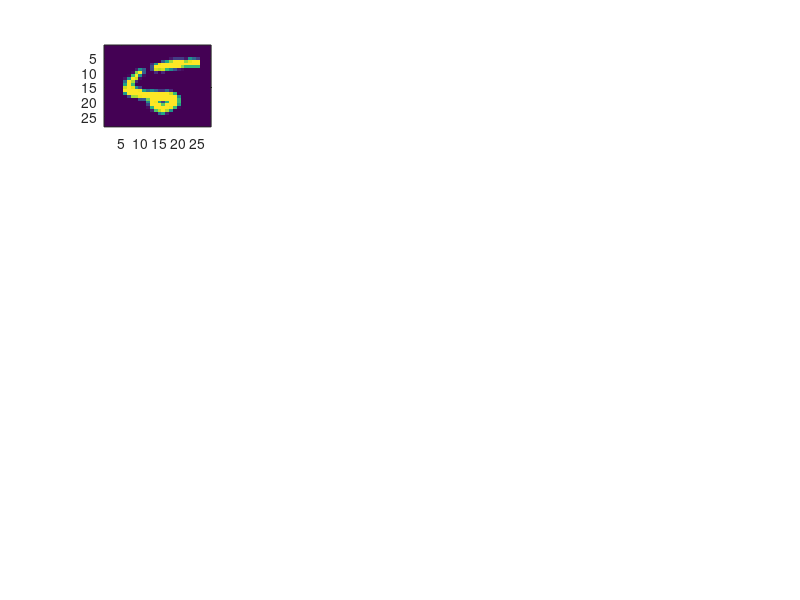

Source code (MATLAB): (Note: this script raises an error after producing the figure.)
%% load the digits

data = load('digits.mat');

%% plot some individual numbers

figure;
for ii=[1:16]
    subplot(4,4,ii);
    imagesc(reshape(data.dig5(ii,:),[28 28])');
    set(gca,'dataa',[1 1 1]);
    colormap('gray');
end

%% check it out

figure;
for ii=[0:9]
    subplot(3,4,ii+1); 
    eval(['imagesc(reshape(mean(data.dig' num2str(ii) ',1),[28 28])'');']);
    set(gca,'dataa',[1 1 1]);
    colormap('gray');
end

%% make giant matrix X with all numbers

X=[];
num=[];
for ii=[0:9]
    eval(['X = [X;data.dig' num2str(ii) '];']);
    num=[num;ones(400,1)*ii];
end

%% plot mean of the new ones

figure; imagesc(reshape(mean(X,1),[28 28])'); colormap('gray');

%% mean subtract X, compute the covariance matrix

X = double(X);
Xsave = X; % save it for later...
Xm = X - ones(size(X,1),1)*mean(X,1);
C = Xm'*Xm;
figure; imagesc(C); colorbar;

%% find the eigenvectors and eigenvalues of this covariance matrix

[v,d]=eig(C);

d =diag(d); d = d/sum(d); 

% it's all in reverse order
d=d(end:-1:1);
v = v(:,end:-1:1);

figure; plot(d,'.-'); xlabel('eigen vector index'); ylabel('fraction of variance accounted for');
set(gca,'yscale','log');

figure; plot(cumsum(d)); xlabel('eigen vectors included'); ylabel('fraction of variance accounted for');

%% plot the first few eigenvectors, just to check them out

figure
for ii=1:9
    subplot(3,3,ii);
    imagesc(reshape(v(:,ii),[28 28])'); colormap('gray'); colorbar;
    title(['eivenvector ' num2str(ii)]);
end

%% project all the points into the first two eigenvectors!

proj = Xm*v(:,1:2);

figure; hold on;
cm = colormap('lines');
for ii=0:9
    ind = [ii*400+1:(ii+1)*400];
%     plot(proj(ind,1),proj(ind,2),'.','color',cm(ii+1,:));
    plot(proj(ind,1),proj(ind,2),'.','color',rand(1,3),'markersize', 20);
end
title('all the digits');

%% try just plotting digits 0 and 1

figure; hold on;
cm = colormap('lines');
for ii=0:1
    ind = [ii*400+1:(ii+1)*400];
%     plot(proj(ind,1),proj(ind,2),'.','color',cm(ii+1,:));
    plot(proj(ind,1),proj(ind,2),'.','color',rand(1,3),'markersize', 20);
end
title('digits 0 and 1 are easily separable');

%% try just plotting digits 6 and 8

figure; hold on;
cm = colormap('lines');
for ii=[6,8]
    ind = [ii*400+1:(ii+1)*400];
%     plot(proj(ind,1),proj(ind,2),'.','color',cm(ii+1,:));
    plot(proj(ind,1),proj(ind,2),'.','color',rand(1,3),'markersize', 20);
end
title('digits 6 and 8 are NOT easily separable');

%% do PCA with just these digits

f=find((num==6) + (num==8));
X68=X(f,:);

X68m = X68 - ones(size(X68,1),1)*mean(X68,1);
C68 = X68m'*X68m;

[v68,d68]=eig(C68);
d68 =diag(d68); d68 = d68/sum(d68); 
d68=d68(end:-1:1);
v68 = v68(:,end:-1:1);

proj68 = X68m*v68(:,1:2);

figure; hold on;
cm = colormap('lines');
for ii=[0 1] % these are really 6 and 8
    ind = [ii*400+1:(ii+1)*400];
%     plot(proj(ind,1),proj(ind,2),'.','color',cm(ii+1,:));
    plot(proj68(ind,1),proj68(ind,2),'.','color',rand(1,3),'markersize', 20);
end
title('digits 6 and 8 are now pretty easily separable');

%% now, just for fun, let's run LDA on 6 and 8, and we can see how much better it looks

% turns out C68 has zero eigenvalues, so it's not easily invertible. to deal
% with this, we'll add elements along its diagonal...

C68r = C68 + eye(size(C68))*mean(d68);

w = (mean(X68(1:400,:),1)-mean(X68(401:800,:),1))/C68r;
p = X68*w';

figure;
subplot(2,1,1);
hist([proj68(1:400,1),proj68(401:800,1)],100);
xlabel('PCA 1');
ylabel('count');
title('digits 6 and 8 are not easily separable by PCA');

subplot(2,1,2);
hist([p(1:400),p(401:800)],100);
xlabel('LDA');
ylabel('count');
title('digits are more easily separable using LDA');

%% btw, of course we can also view each pixel as a data point, and each handwritten
%% digit as a feature; in other words, caring about X transpose; let's repeat
%% a bunch of what we did but with X' instead

X = Xsave';

Xm = X - ones(size(X,1),1)*mean(X,1);
C = Xm'*Xm;
figure; imagesc(C); colorbar;
% note: dimensions are now the digit index, not pixel index;

%% this may take a little while, since it's a big covariance matrix
[v,d]=eig(C);

d =diag(d); d = d/sum(d); 

% it's all in reverse order
d=d(end:-1:1);
v = v(:,end:-1:1);

%% now, plot some of this stuff up

figure; plot(d,'.-'); xlabel('eigen vector index'); ylabel('fraction of variance accounted for');
set(gca,'yscale','log');

figure; plot(cumsum(d)); xlabel('eigen vectors included'); ylabel('fraction of variance accounted for');

figure;
for ii=1:9
    subplot(3,3,ii);
    plot(v(:,ii));
    title(['eivenvector ' num2str(ii)]);
end



